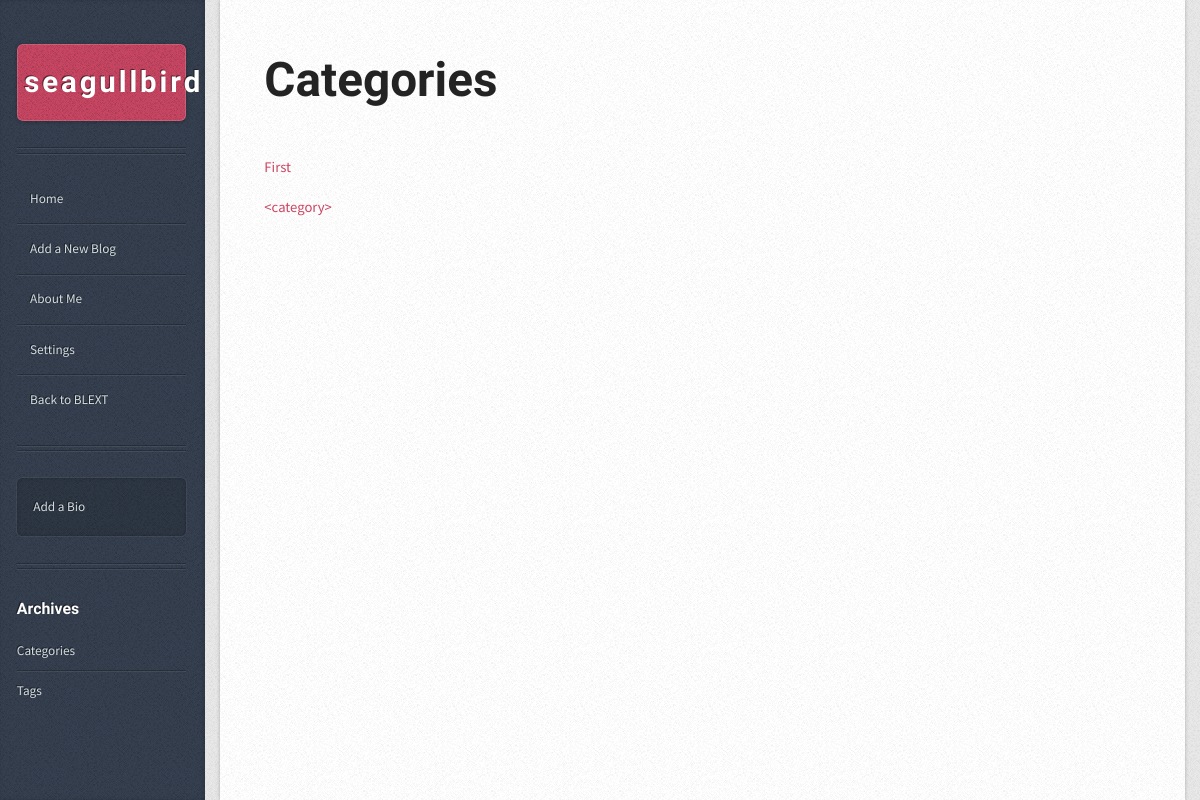
Before: /user/seagullbird/categories with the older database file.
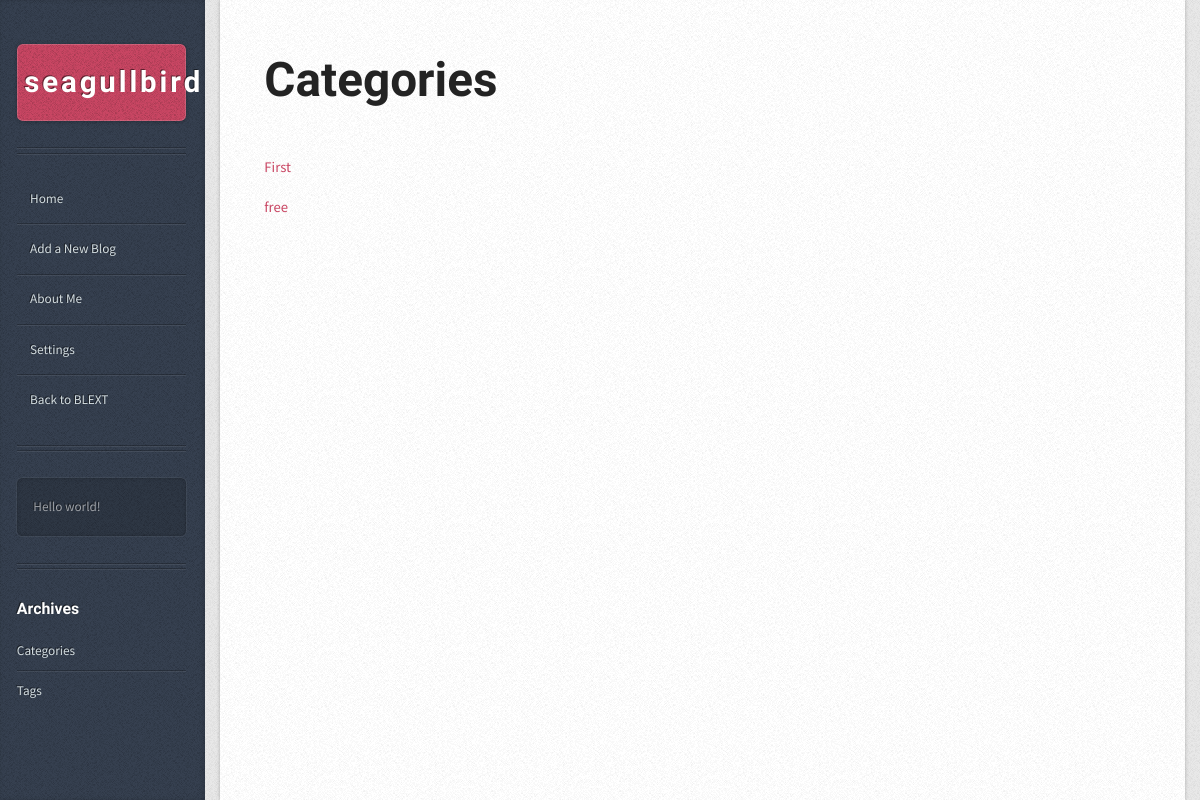
After: the same page with the newer database file.
### app/models.py (models this page shows, shortened)
class Category(db.Model):
    __tablename__ = 'categories'
    id = db.Column(db.Integer, primary_key=True)
    name = db.Column(db.String(20))
    blogs = db.relationship('Blog', backref='category', lazy='dynamic')
    author_id = db.Column(db.Integer, db.ForeignKey('users.id'))

class User(db.Model, UserMixin):
    __tablename__ = 'users'
    id = db.Column(db.Integer, primary_key=True)
    username = db.Column(db.String(64), unique=True, index=True)
    email = db.Column(db.String(64), unique=True, index=True)
    blogs = db.relationship('Blog', backref='author', lazy='dynamic')
    password_hash = db.Column(db.String(128))
    confirmed = db.Column(db.Boolean, default=False)
    bio = db.Column(db.String(64))
    about_me_text = db.Column(db.Text)
    about_me = db.Column(db.Text)
    avatar_url = db.Column(db.String(256))
    blog_title = db.Column(db.String(32))
    categories = db.relationship('Category', backref='author', lazy='dynamic')
    tags = db.relationship('Tag', backref='author', lazy='dynamic')
    @property
    def password(self):
        raise AttributeError('password is not a readable attribute')

### app/user/views.py (the view)
@user.route('/<username>/categories')
def categories(username):
    host_user = User.query.filter_by(username=username).first()
    if host_user:
        return render_template('user/categories.html', categories=host_user.categories.all(), host_user=host_user)
    abort(404)

### app/auth/views.py (called while the page is built)
@auth.before_app_request
def before_request():
    if current_user.is_authenticated \
            and not current_user.confirmed \
            and request.endpoint[:5] != 'auth.' \
            and request.endpoint != 'static':
        return redirect(url_for('auth.unconfirmed'))

### app/main/views.py (called while the page is built)
@main.after_app_request
def after_request(response):
    for query in get_debug_queries():
        if query.duration >= current_app.config['BLEXT_SLOW_DB_QUERY_TIME']:
            current_app.logger.warning(
                'Slow query: %s\nParameters: %s\nDuration: %fs\nContext: %s\n'
                % (query.statement, query.parameters, query.duration,
                   query.context))
    return response

### app/templates/user/categories.html
{% extends "user/base.html" %}
{% block page_content %}
	<div id="content">
		<div class="inner">
			<article class="box post post-excerpt">
				<header>
					<h2>Categories</h2>
				</header>
				{% if categories %}
				{% for cat in categories %}
					<a href="{{ url_for('user.category', username=host_user.username, category_name=cat.name) }}">
						<p>{{ cat.name }}</p>
					</a>
				{% endfor %}
				{% else %}
				<p>There's nothing here.</p>
				{% endif %}
			</article>
		</div>
	</div>
{% endblock %}

### app/templates/user/base.html (shortened to what this page needs)
{% extends "bootstrap/base.html" %}
{% import "bootstrap/wtf.html" as wtf %}
{% block head %}
{{ super() }}
<link rel="stylesheet" href="{{ url_for('static', filename='css/striped/main.css') }}" />
{% endblock %}
{% block content %}
<div class="container">
    {% block page_content %}{% endblock %}
    <div id="sidebar">
        <h1 id="logo">
        	<a href="#">
				{% if host_user.blog_title %}
				{{host_user.blog_title}}
				{% else %}
				{{host_user.username}}
				{% endif %}
        	</a>
        </h1>
        <nav id="nav">
            <ul>
                <li><a href="{{ url_for('user.index', username=host_user.username) }}">Home</a></li>
                <li><a href="{{ url_for('editor.index') }}">Add a New Blog</a></li>
                <li><a href="{{ url_for('user.about_me', username=host_user.username) }}">About Me</a></li>
                <li><a href="{{ url_for('settings.profile_setting') }}">Settings</a></li>
                <li><a href="{{ url_for('main.index') }}">Back to BLEXT</a></li>
            </ul>
        </nav>
        <section class="box text-style1">
            <div class="inner">
                {% if host_user.bio %}
				<p>{{ host_user.bio }}</p>
				{% else %}
				<a href="{{ url_for('settings.profile_setting') }}">
					Add a Bio
				</a>
				{% endif %}
            </div>
        </section>
		<section class="box recent-posts">
		    <header>
		        <h2>Archives</h2>
		    </header>
		    <ul>
		        <li class="current"><a href="{{ url_for('user.categories', username=host_user.username) }}">Categories</a></li>
		        <li><a href="{{ url_for('user.tags', username=host_user.username) }}">Tags</a></li>
		    </ul>
		</section>
</div>
{% endblock %}

Changed rows visible on the page:
removed Category: name "<category>"
added Category: name "free"
changed User "seagullbird": bio (not shown) → "Hello world!"
Other visible differences:
text no longer shown: "Add a Bio"
